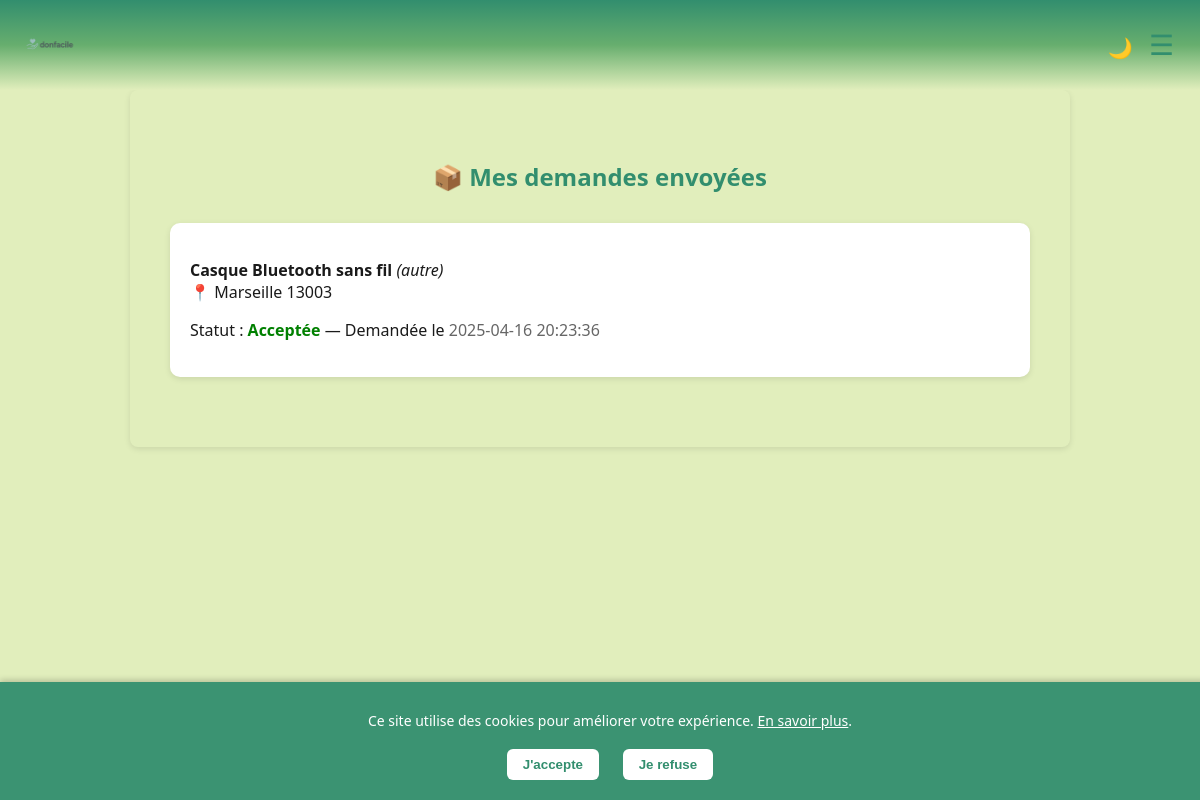
/mes_demandes (signed in), run on the app's committed database.
### tables this page shows
CREATE TABLE requests (
        id INTEGER PRIMARY KEY AUTOINCREMENT,
        donation_id INTEGER NOT NULL,
        user_id INTEGER NOT NULL,
        status TEXT DEFAULT 'en attente',
        requested_at TIMESTAMP DEFAULT CURRENT_TIMESTAMP,
        FOREIGN KEY (donation_id) REFERENCES donations(id),
        FOREIGN KEY (user_id) REFERENCES users(id)
    );

CREATE TABLE donations (
        id INTEGER PRIMARY KEY AUTOINCREMENT,
        user_id INTEGER NOT NULL,
        title TEXT NOT NULL,
        description TEXT,
        category TEXT,
        location TEXT,
        image TEXT,
        created_at TIMESTAMP DEFAULT CURRENT_TIMESTAMP,
        latitude REAL,
        longitude REAL,
        FOREIGN KEY (user_id) REFERENCES users(id)
    );

### app.py (the view)
@app.route('/mes_demandes')
def mes_demandes():
    if 'user_id' not in session:
        return redirect(url_for('login'))
    user_id = session['user_id']
    conn = sqlite3.connect('database.db')
    c = conn.cursor()
    c.execute('''SELECT donations.title, donations.category, donations.location, requests.status, requests.requested_at
                 FROM requests
                 JOIN donations ON requests.donation_id = donations.id
                 WHERE requests.user_id = ?
                 ORDER BY requests.requested_at DESC''', (user_id,))
    demandes = c.fetchall()
    conn.close()
    return render_template('mes_demandes.html', demandes=demandes)

### app.py (called while the page is built)
@app.context_processor
def inject_unread_count():
    if 'user_id' in session:
        conn = sqlite3.connect('database.db')
        c = conn.cursor()
        c.execute('SELECT COUNT(*) FROM messages WHERE receiver_id = ? AND is_read = 0', (session['user_id'],))
        count = c.fetchone()[0]
        conn.close()
        return {'unread_count': count}
    return {'unread_count': 0}

### templates/mes_demandes.html
{% extends 'base.html' %}
{% block content %}
<div style="max-width: 900px; margin: auto; padding: 30px 20px;">
    <h2 style="text-align: center; color: var(--vert-fonce); margin-bottom: 30px;">📦 Mes demandes envoyées</h2>
    {% if demandes %}
        <ul style="list-style-type: none; padding: 0;">
            {% for d in demandes %}
                <li style="background-color: var(--blanc); padding: 20px; margin-bottom: 20px; border-radius: 10px; box-shadow: 0 2px 6px rgba(0,0,0,0.1);">
                    <p style="margin-bottom: 8px;">
                        <strong>{{ d[0] }}</strong> <em>({{ d[1] }})</em><br>
                        📍 <span>{{ d[2] }}</span>
                    </p>
                    <p>
                        Statut :
                        <span style="font-weight: bold;
                                     color: {% if d[3] == 'en attente' %}#E6A800{% elif d[3] == 'acceptée' %}green{% else %}crimson{% endif %};">
                            {{ d[3]|capitalize }}
                        </span>
                        — Demandée le <span style="color: #666;">{{ d[4] }}</span>
                    </p>
                </li>
            {% endfor %}
        </ul>
    {% else %}
        <p style="text-align: center; font-style: italic; color: gray;">Vous n'avez fait aucune demande pour le moment.</p>
    {% endif %}
</div>
{% endblock %}

### static/css/style.css (style rules this page uses)
:root { --vert-fonce: #328E6E; --vert-moyen: #67AE6E; --vert-clair: #90C67C; --beige-vert: #E1EEBC; --texte: #1A1A1A; --blanc: #fff; }
body { margin: 0; font-family: 'Segoe UI', Tahoma, sans-serif; background-color: var(--beige-vert); animation: fadeInBody 0.6s ease-in; color: var(--texte); }

### data on the page
requests: title "Casque Bluetooth sans fil", category "autre", location "Marseille 13003", status "Acceptée", requested_at "2025-04-16 20:23:36"
